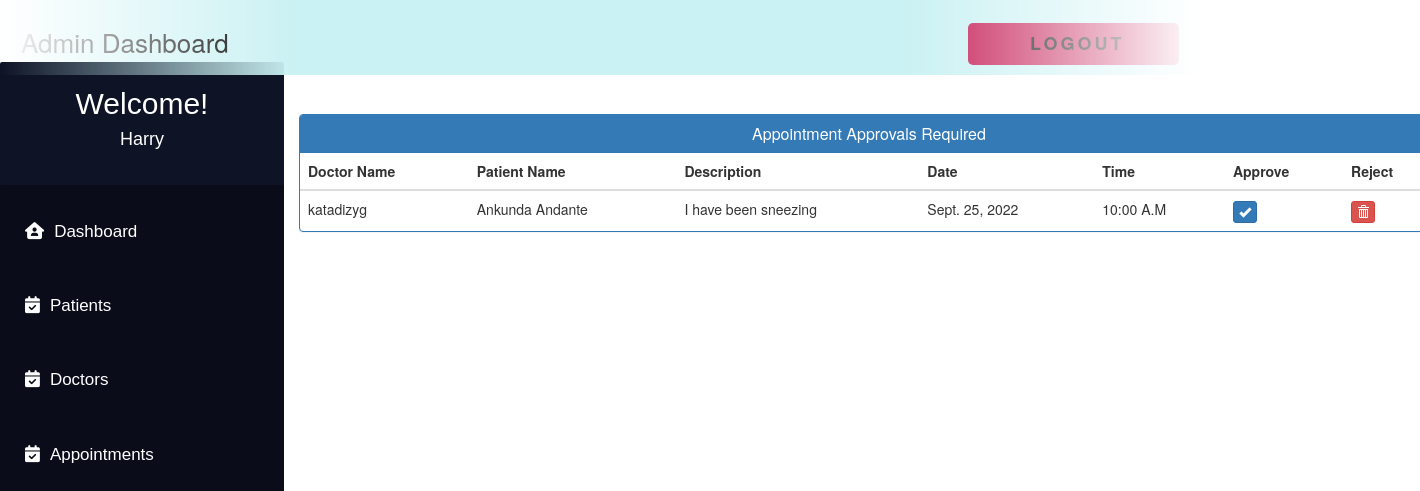
Screenshot of /admin_approve_appointment/ (signed in) with the database file from the repository.
### MyApp/models.py (models this page shows, shortened)
class Appointment(models.Model):
    patientId = models.PositiveIntegerField(null=True)
    doctorId = models.PositiveIntegerField(null=True)
    patientName = models.CharField(max_length=40, null=True)
    doctorName = models.CharField(max_length=40, null=True)
    appointmentDate = models.DateField(null=False)
    description = models.TextField(max_length=500)
    status = models.BooleanField(default=False)
    time = models.CharField(max_length=10, choices=Time, default="")

### MyApp/views.py (the view)
# urls.py: path('admin_approve_appointment/', views.admin_approve_appointment,
@login_required(login_url='adminlogin')
def admin_approve_appointment(request):
    appointments = Appointment.objects.all().filter(status=False)
    return render(request, 'MyApp/admin_approve_appointment.html', {'appointments': appointments})

### templates/MyApp/admin_approve_appointment.html (shortened to what this page needs)
<!DOCTYPE html>
<html lang="en">
<head>
    <link href="//netdna.bootstrapcdn.com/bootstrap/3.0.0/css/bootstrap.min.css" rel="stylesheet" id="bootstrap-css">
</head>
<body>
    {% include 'MyApp/admin_base.html' %}
    <div class="container"  style="margin-left:20%; margin-top:8%">
        <div class="panel panel-primary">
            <div class="panel-heading">
            <h6 class="panel-title">Appointment Approvals Required</h6>
            </div>
            <table class="table table-hover" id="dev-table">
                <thead>
                    <tr>
                    <th>Doctor Name</th>
                    <th>Patient Name</th>
                    <th>Description</th>
                    <th>Date</th>
                    <th>Time</th>
                    <th>Approve</th>
                    <th>Reject</th>
                    </tr>
                </thead>
                {% for a in appointments %}
                <tr>
                    <td> {{a.doctorName}}</td>
                    <td>{{a.patientName}}</td>
                    <td>{{a.description}}</td>
                    <td>{{a.appointmentDate}}</td>
                    <td>{{a.time}}</td>
                    <td><a class="btn btn-primary btn-xs" href="{% url 'MyApp:approve_appointment' a.id  %}"><span class="glyphicon glyphicon-ok"></span></a></td>
                    <td><a class="btn btn-danger btn-xs" href="{% url 'MyApp:reject_appointment' a.id  %}"><span class="glyphicon glyphicon-trash"></span></a></td>
                </tr>
                {% endfor %}
            </table>
        </div>
    </div>
</body>

### templates/MyApp/admin_base.html (shortened to what this page needs)
<!DOCTYPE html>
<html lang="en">
<head>
</head>
<body>
    <div class="navbar">
        <a>Admin Dashboard</a>
        <button>
            <span class="label"><a href="{% url 'MyApp:logout' %}" class="logoutbtn"
                    style="font-size:18px; text-align: center;">Logout</a></span>
        </button>
    </div>
    <div class="sidebar">
        <div class="userprofile">
            <h2 style="color:white; font-family:sans-serif; padding-top:25px; text-align:center; margin:0px;">Welcome!
            </h2>
            <h4 style="color:white; font-family:sans-serif; text-align:center; padding-bottom:35px;">
                {{request.user.username}}</h4>
        </div>
        <a href="{% url 'MyApp:admin_dashboard' %}"><i class="fa-solid fa-house-user"></i>Dashboard</a>
        <a href="{% url 'MyApp:admin_patient' %}"><i class="fa-solid fa-calendar-check"></i>Patients</a>
        <a href="{% url 'MyApp:admin_doctor' %}"><i class="fa-solid fa-calendar-check"></i>Doctors</a>
        <a href="{% url 'MyApp:admin_appointment' %}"><i class="fa-solid fa-calendar-check"></i>Appointments</a>
    </div>
</body>
</html>

### templates/MyApp/admin_base.html (style rules this page uses)
body { background-color: rgb(255, 255, 255); padding: 0px; margin-top: 0px; margin-left: 0px; margin-right: 0px; margin-bottom: 0px; }
.navbar { overflow: hidden; height: 75px; width: 100%; padding-top: 22px; z-index: 1; top: 0; position: fixed; display: block; max-width: 1200px; mask-image: linear-gradient(90deg, rgba(255, 255, 255, 0) 0%, #ffffff 25%, #ffffff 75%, rgba(255, 255, 255, 0) 100%); margin: 0 auto; background-color: #caf1f3; }
.navbar a { float: left; display: block; font-size: 26px; color: black; text-align: center; padding-left: 20px; text-decoration: none; }
.sidebar .userprofile { background-color: #0e1326; border-radius: 2px !important; margin-top: -5px; }
.sidebar { padding-top: 0px; border-radius: 15px !important; width: 20%; align-items: center; height: 100%; background-color: #0a0d19; font-family: sans-serif; font-size: 17px; font-weight: normal; position: fixed; top: 67px; left: 0; bottom: 0; }
.sidebar i { padding-right: 10px; }
.sidebar a { display: block; color: white; padding: 25px; text-decoration: none; }
button { float: right; position: relative; font-size: 14px; letter-spacing: 3px; height: 3em; padding: 0 3em; border: none; background-color: #c41b54; color: #fff; text-transform: uppercase; overflow: hidden; border-radius: 5px; margin-right: 20px; }
button::before { content: ''; display: block; position: absolute; z-index: 0; bottom: 0; left: 0; height: 0px; width: 100%; background: rgb(196, 27, 84); background: linear-gradient(90deg, rgba(196, 27, 84, 1) 20%, rgba(124, 7, 46, 1) 100%); transition: 0.2s; }
button .label { position: relative; }

### templates/MyApp/admin_approve_appointment.html (style rules this page uses)
a:link { text-decoration: none; }
h6 { text-align: center; }

### rows the page displays
Appointment: doctorName "katadizyg", patientName "Ankunda Andante", description "I have been sneezing", appointmentDate "Sept. 25, 2022", time "10:00 A.M"

### other values shown
{{ request.user.username }} "Harry"
